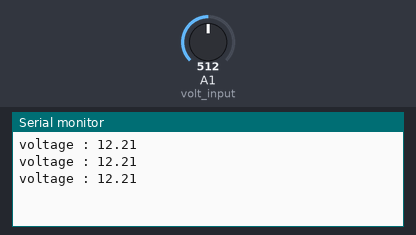
A sketch run on a simulated Arduino Uno, built with avr-gcc and run on an emulated ATmega328P. Parts: the last lines printed to the serial monitor. The inputs (shaded band) are chosen by the test bench; at power-on: A1 (volt_input) = 512.

Above: at 1.3 s.
1.4 s: A1 (volt_input) set to 716
At 1.9 s:
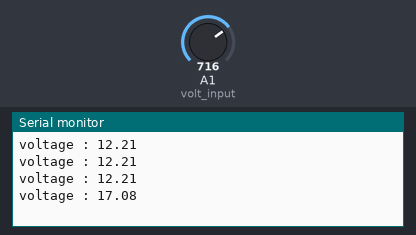
2.9 s: A1 (volt_input) set to 900
At 3.4 s:
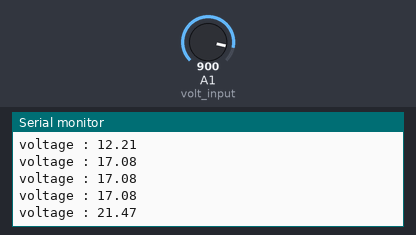
Timing chart, 0 to 5.9 s (numbered marks = the images above; inputs shaded):
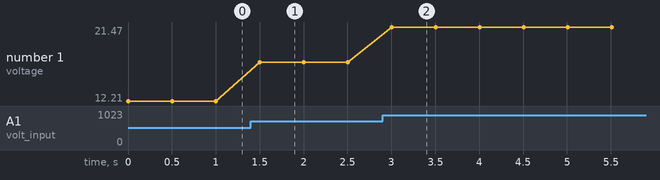

Measured:
- after the input at 1.4 s, the serial monitor: prints a new line after 0.10 s (image 1)
- after the input at 2.9 s, the serial monitor: prints a new line after 0.10 s (image 2)
- plotted number 1: 12.21 → 17.08 after the input at 1.4 s, 17.08 → 21.47 after the input at 2.9 s

The sketch:

dc_voltmeter_serial.ino
```cpp
# include<Wire.h>
float volt_input = A1;

float r2 = 220;
float r1 = 1000;
float calibration_factor = 0.88;

void setup() {
  // put your setup code here, to run once:
  Serial.begin(9600);
}

void loop() {
float vout = analogRead(volt_input);  // put your main code here, to run repeatedly:
float voltage = vout * 5/1023;
float v = voltage *(r1 + r2)/r2;
v = v * calibration_factor;
Serial.print("voltage : ");
Serial.println(v);
delay(500);
}
```
